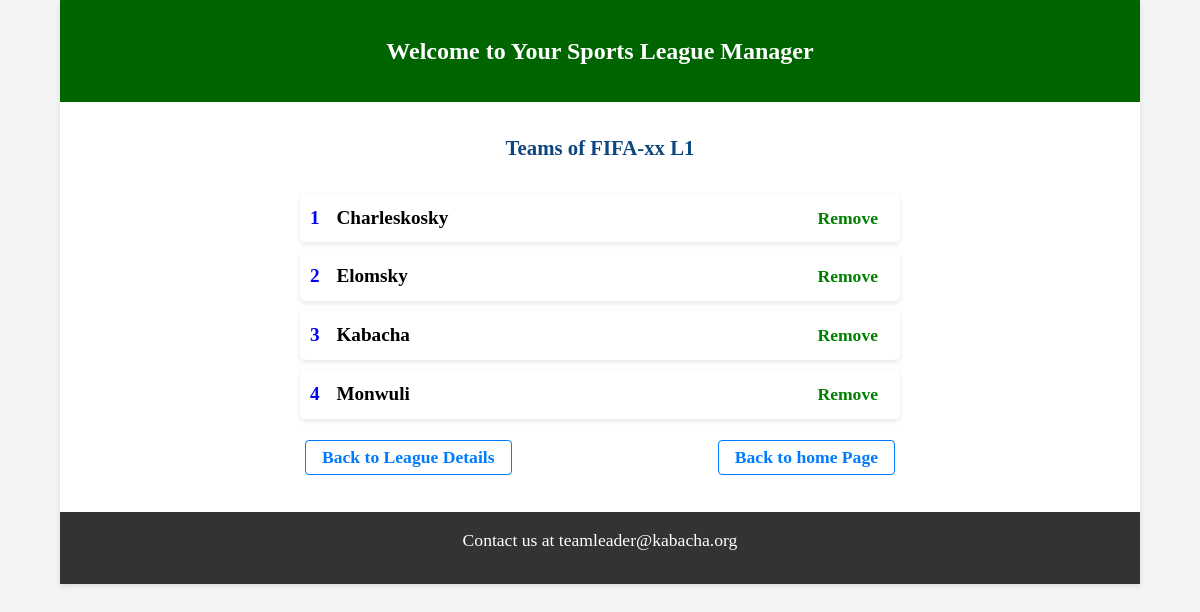
The app's page /teams/1/allTeams with its own data.
### matches/models.py (models this page shows, shortened)
class League(models.Model):
    name = models.CharField(max_length=50, unique=True)
    number_of_teams = models.IntegerField()
    start_date = models.DateField()
    end_date = models.DateField()

class Team(models.Model):
    league = models.ForeignKey(League, related_name='teams', on_delete=models.CASCADE)
    name = models.CharField(max_length=100)
    name_short = models.CharField(max_length=4)
    games_played = models.IntegerField(default=0)
    wins = models.IntegerField(default=0)
    losses = models.IntegerField(default=0)
    draws = models.IntegerField(default=0)
    points = models.IntegerField(default=0)
    goals_for = models.IntegerField(default=0, validators=[MinValueValidator(0)])
    goals_against = models.IntegerField(default=0, validators=[MinValueValidator(0)])
    goal_difference = models.IntegerField(default=0)
    class Meta:
        unique_together = ('name', 'league')

### matches/views.py (the view)
# urls.py: path('teams/<int:league_id>/allTeams', TeamListView.as_view(), name='teamList'),
class TeamListView(ListView):
    model = Team
    context_object_name = 'teams'
    template_name = 'matches/leagueTeams.html'
    def get_queryset(self):
        league_id = self.kwargs.get('league_id')
        return Team.objects.filter(league__id=league_id).order_by('name')
    def get_context_data(self, **kwargs):
        context = super().get_context_data(**kwargs)
        league_id = self.kwargs.get('league_id')
        context['league'] = get_object_or_404(League, pk=league_id)
        return context

### matches/templates/matches/leagueTeams.html
{% extends "matches/home.html" %} {% block title %}League Teams{% endblock %}
{% block content %}
<div class="teamListLeague">
  <h1>Teams of {{ league.name }}</h1>
  <ul>
    {% for team in teams %}
    <li style="display: flex; justify-content: space-between">
      <div>
        <span>{{ forloop.counter }}</span>
        <span class="endSpan">{{ team.name }}</span>
      </div>
      <span class=".endSpanE"
        ><a href="{% url 'deleteTeam' pk=team.pk %}">Remove</a></span
      >
    </li>
    {% empty %}
    <li>No Teams in the {{league.name}} league yet.</li>
    {% endfor %}
    <div class="backdir">
      <a href="{% url 'allLeague' %}">Back to League Details</a>
      <a href="{% url 'index' %}">Back to home Page</a>
    </div>
  </ul>
</div>
{% endblock %}

### matches/static/matches/css/style.css (style rules this page uses)
body { color: #360303; background-color: #f4f4f4; }
h1 { font-size: 1.5rem; font-weight: bold; text-align: center; padding-top: 1.2rem; padding-bottom: 1.2rem; }
a { text-decoration: none; font-size: 1.1rem; color: green; font-weight: bold; }
.backdir { display: flex; justify-content: space-between; margin-top: 1rem; }
.backdir a { text-decoration: none; color: #007bff; background-color: transparent; margin: 5px; padding: 8px 16px; border: 1px solid #007bff; border-radius: 4px; display: inline-block; }
.teamListLeague { max-width: 900px; width: 75%; }
.teamListLeague h1 { color: #0e4780; text-align: center; margin-bottom: 1rem; margin-top: 1rem; font-size: 1.3rem; font-weight: bold; }
.teamListLeague ul { list-style: none; padding: 0; max-width: 600px; margin: auto; margin-bottom: 2rem; }
.teamListLeague ul li { background: #ffffff; padding: 10px; margin-bottom: 10px; border-radius: 5px; box-shadow: 0 2px 5px rgba(0, 0, 0, 0.1); font-size: 16px; line-height: 1.5; }
.teamListLeague ul li span { margin-right: 0.75rem; color: blue; }
.teamListLeague ul li .endSpan { color: #000; margin-right: 0rem; }
.teamListLeague ul li { font-size: 1.2rem; font-weight: bold; }

### records on screen
League: name "FIFA-xx L1"
Team: name "Charleskosky"
Team: name "Elomsky"
Team: name "Kabacha"
Team: name "Monwuli"
